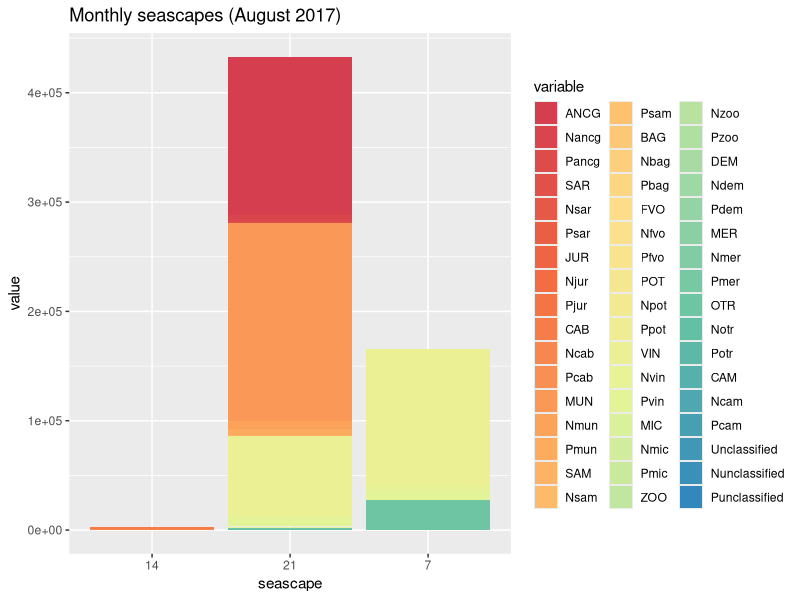
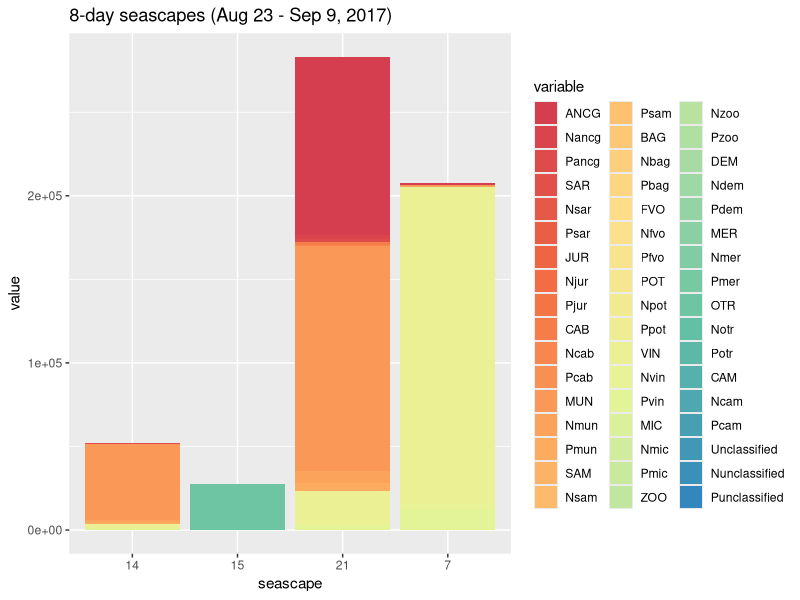
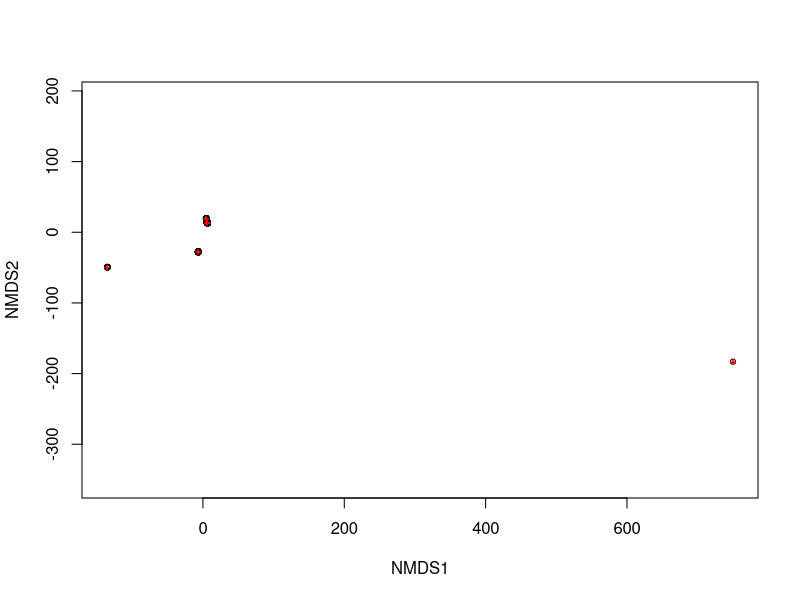
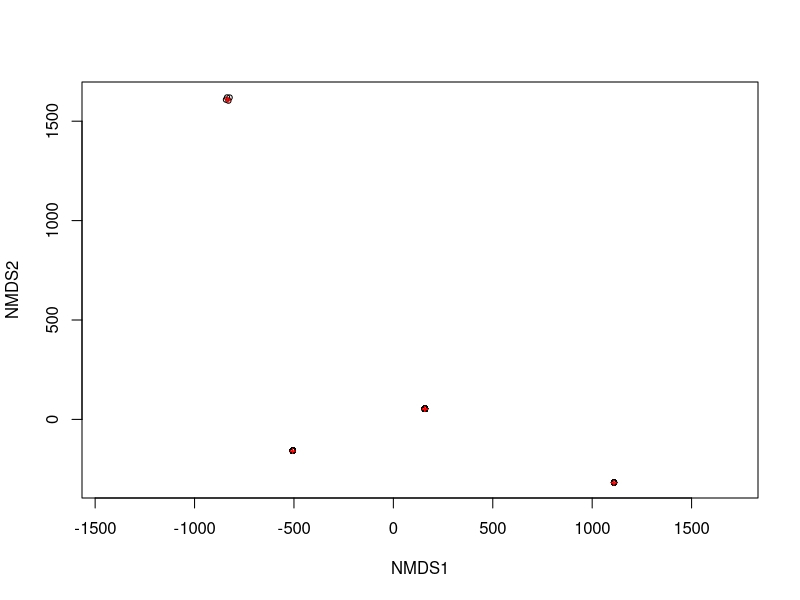

Recreate these plots in R, in order. (Note: this script raises an error after producing the figures.)
## ---- chunk 1
library(vegan)
library(dplyr)
library(ggplot2)
library(reshape2)
library(RColorBrewer)
## ---- chunk 2

# reads the tables and transforms the last two columns to characters 
df_month <- read.csv("taxa_table_month.csv", header= TRUE)
df_month[52:53] <- lapply(df_month[52:53], as.character)
df_8d <- read.csv("taxa_table_8d.csv", header= TRUE)
df_8d[52:53] <- lapply(df_8d[52:53], as.character)

# first data visualization
df_mo_long <- df_month
df_mo_long <- melt(df_mo_long, id.vars=c("sample", "seascape"))
df_8d_long <- df_8d
df_8d_long <- melt(df_8d_long, id.vars=c("sample", "seascape"))

nb.cols <- 51
mycolors <- colorRampPalette(brewer.pal(8, "Spectral"))(nb.cols)
p_month <- ggplot(df_mo_long, aes(fill=variable, y=value, x=seascape)) + 
    geom_bar(position="stack", stat="identity") +
    scale_fill_manual(values = mycolors) +
    labs(title = "Monthly seascapes (August 2017)")
p_month

p_8d <- ggplot(df_8d_long, aes(fill=variable, y=value, x=seascape)) + 
    geom_bar(position="stack", stat="identity") +
    scale_fill_manual(values = mycolors) +
    labs(title = "8-day seascapes (Aug 23 - Sep 9, 2017)")
p_8d

## ---- chunk 3
# removes rows with all zeros 
df_month <- df_month[!apply(df_month[, 1:51]==0, 1, all),]
df_8d <- df_8d[!apply(df_8d[, 1:51]==0, 1, all),]

## run the metaMDS command from the vegan package to generate an NMDS plot.
set.seed(123)
nmds_month = metaMDS(df_month[, 1:51], distance = "bray")
nmds_month

nmds_8d = metaMDS(df_8d[, 1:51], distance = "bray")
nmds_8d

plot(nmds_month)
plot(nmds_8d)

#extract NMDS scores (x and y coordinates)
data.scores_month = as.data.frame(scores(nmds_month))
data.scores_8d = as.data.frame(scores(nmds_8d))

#add columns to data frame 
data.scores_month$seascape = df_month$seascape
head(data.scores_month)
data.scores_8d$seascape = df_8d$seascape
head(data.scores_8d)

## ---- chunk 4
xx_month = ggplot(data.scores_month, aes(x = NMDS1, y = NMDS2)) + 
    geom_point(size = 4, aes( colour = seascape))+ 
    theme(axis.text.y = element_text(colour = "black", size = 12, face = "bold"), 
    axis.text.x = element_text(colour = "black", face = "bold", size = 12), 
    legend.text = element_text(size = 12, face ="bold", colour ="black"), 
    legend.position = "right", axis.title.y = element_text(face = "bold", size = 14), 
    axis.title.x = element_text(face = "bold", size = 14, colour = "black"), 
    legend.title = element_text(size = 14, colour = "black", face = "bold"), 
    panel.background = element_blank(), panel.border = element_rect(colour = "black", fill = NA, size = 1.2)) 
xx_month
    
#ggsave("NMDS.svg")

xx_8d = ggplot(data.scores_8d, aes(x = NMDS1, y = NMDS2)) + 
    geom_point(size = 4, aes( colour = seascape))+ 
    theme(axis.text.y = element_text(colour = "black", size = 12, face = "bold"), 
    axis.text.x = element_text(colour = "black", face = "bold", size = 12), 
    legend.text = element_text(size = 12, face ="bold", colour ="black"), 
    legend.position = "right", axis.title.y = element_text(face = "bold", size = 14), 
    axis.title.x = element_text(face = "bold", size = 14, colour = "black"), 
    legend.title = element_text(size = 14, colour = "black", face = "bold"), 
    panel.background = element_blank(), panel.border = element_rect(colour = "black", fill = NA, size = 1.2)) 
xx_8d

#ggsave("NMDS.svg")
